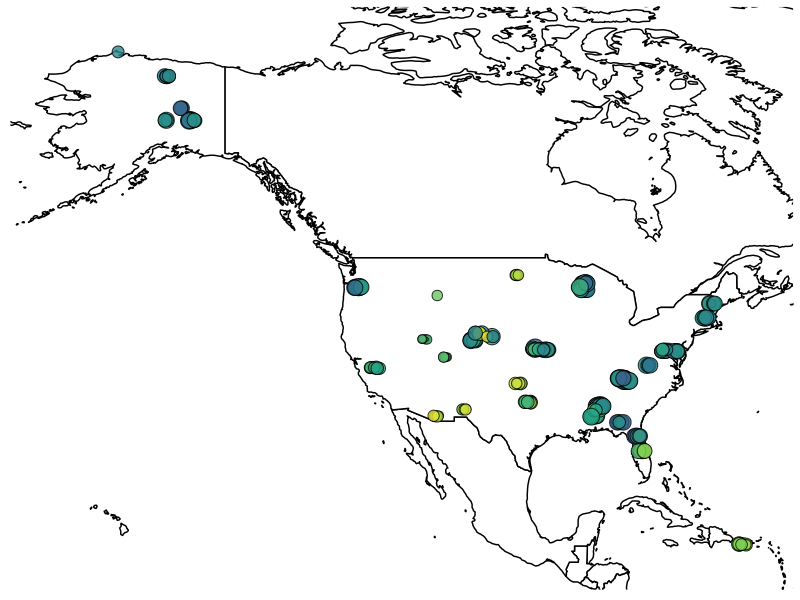
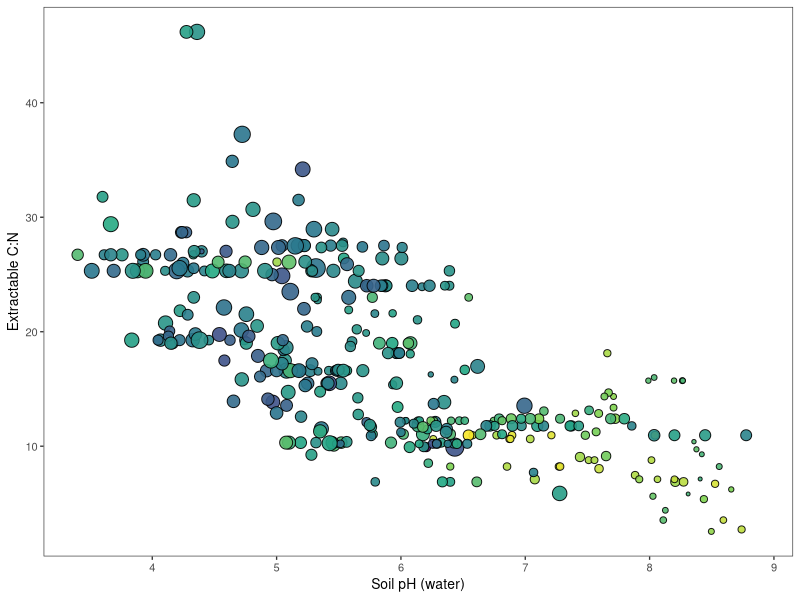
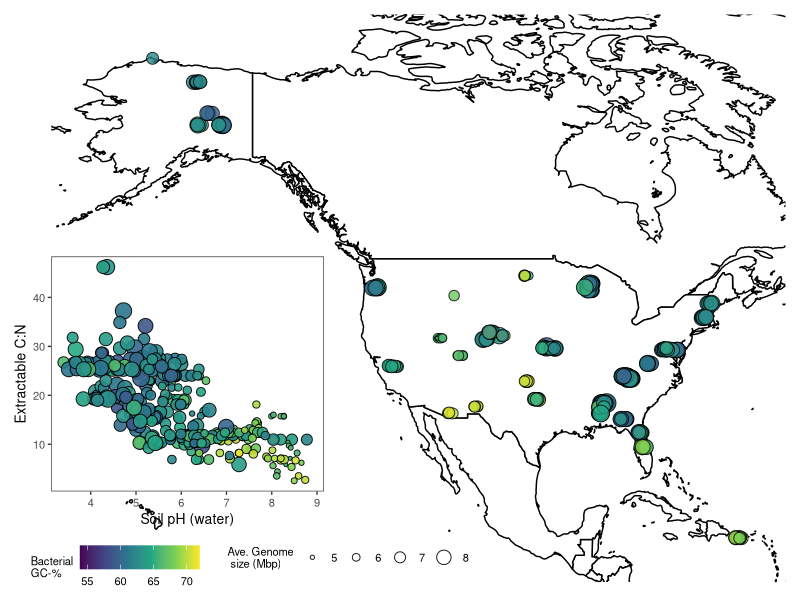
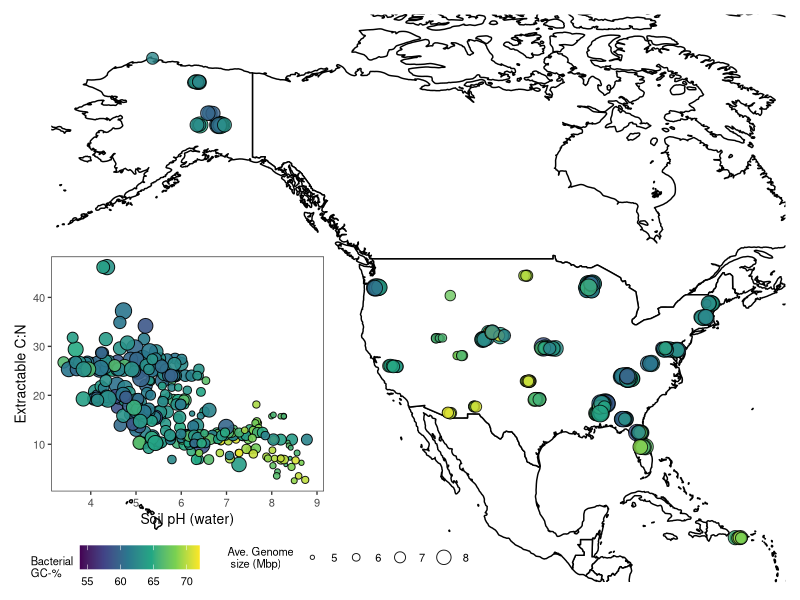

The R script that drew these images, in order:
packages <- c('tidyverse', 'patchwork')

## method for loading all packages, and installing ones that are missing if this is launched on a different rig
lapply(packages, function(x){
  #browser()
  ## if the required package is present (TRUE), load it up
  if (require(x, character.only = TRUE)==TRUE){
    library(x, character.only=TRUE)
  } else {
    install.packages(x)
  }
})



state <- map_data("world")

full <- read.csv("data/input/derived/full_df.csv") %>%
  mutate(Mbp = AGS/1000000)

theme_pete<- function(base_size = 10, base_family = "Helvetica") {
  # Starts with theme_grey and then modify some parts
  theme_minimal(base_size = base_size) %+replace%
    theme(
      strip.background = element_blank(),
      panel.grid.major.y = element_blank(),
      panel.grid.minor.y = element_blank(),
      panel.grid.minor.x = element_blank(),
      panel.grid.major.x = element_blank(),
      axis.title.x = element_blank(),
      axis.title.y = element_blank(),
      axis.text.x = element_blank(),
      axis.text.y = element_blank()
      
    )
}

min_lat = min(full$lat)-2
max_lat = max(full$lat)+2
min_long = min(full$long)-10
max_long = max(full$long)+2

Fig_map <- ggplot() +
  geom_map(
    data = state, map = state,
    aes(long, lat, map_id = region),
    color = "black", fill = "white"
  )+
  geom_jitter(data = full, aes(y = lat, x = long, 
                              fill = GC_bact*100, size = Mbp), 
             alpha = 0.8, shape = 21, width = .5)+
  #scale_fill_manual(values = pal_hmts2)+
  xlab("Longitude") + 
  ylab("Latitude")+
  theme_pete()+
  #scale_shape_manual(values = shape_scale)+
  theme(legend.position = "none",
        legend.box.background = element_rect(colour = "black"),
        legend.text=element_text(size=8))+
  guides(fill=guide_legend(title="System"),
         shape =guide_legend(title="System") )+
  scale_size(name = "Average\nGenome Size")+
  scale_fill_viridis_c("Bacterial\nGC-%")+
  xlim(min_long, max_long)+
  ylim(min_lat, max_lat)

Fig_map


theme_neat<- function(base_size = 10) {
  theme_bw(base_size = base_size) %+replace%
    theme(
      strip.background =element_blank(),
      strip.placement = "outside",
      panel.grid.major.y = element_blank(),
      panel.grid.minor.y = element_blank(),
      panel.grid.minor.x = element_blank(),
      panel.grid.major.x = element_blank()
    )
}

pH_cn_gc <- full%>%
  ggplot(., aes(mean_pH_water, soil_OrgCtoN))+
  geom_point(aes(fill = GC_bact*100, size = Mbp), alpha = 0.9, shape =21)+
  ylab("Extractable C:N")+
  xlab("Soil pH (water)")+
  theme_neat()+
  scale_fill_viridis_c("Bacterial\nGC-%")+
  scale_radius("Ave. Genome\n size (Mbp)", 
             breaks = c(5, 6, 7, 8),
             labels = c("5", "6", "7", "8"))+
  theme(legend.position = c(-0.1,-.2),
        legend.box = "horizontal",
        legend.direction = "horizontal",
        legend.justification = c("left", "top"),
        legend.title = element_text(size=rel(0.8)),
        legend.background = element_rect(fill=alpha('white', 0.9))
        )

pH_cn_gc

layout <- c(
  area(t = 1, l = 1, b = 11, r = 8),
  area(t = 6, l = 1, b = 10, r = 3)
)


Fig4 <- Fig_map + pH_cn_gc + 
  plot_layout(design = layout)

Fig4


ggsave(Fig4, filename = "paper/figures/Fig4.png", width = 8, height = 6)
